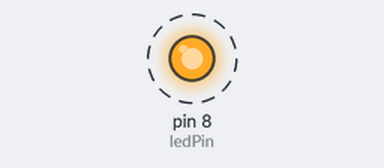
A sketch run on a simulated Arduino Uno, built with avr-gcc and run on an emulated ATmega328P. Shown: output pins drawn as LEDs (lit = HIGH). Dashed ring = blinking.

Above: at 0.02 s.
Timing chart, 0 to 3.0 s (numbered marks = the images above):
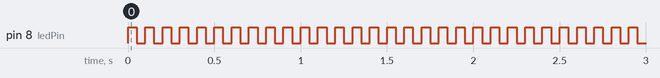

The sketch:

Pratica1_PiscaLED.ino
```cpp
// Pratica 1 – LED pisca
#define ledPin 8

void setup() {
  pinMode(ledPin, OUTPUT);
}

void loop() {
  digitalWrite(ledPin, HIGH);
  delay(50);
  digitalWrite(ledPin, LOW);
  delay(50);
}
```

Measured:
- by itself, pin 8 (ledPin): alternates HIGH for 0.05 s and LOW for 0.05 s
